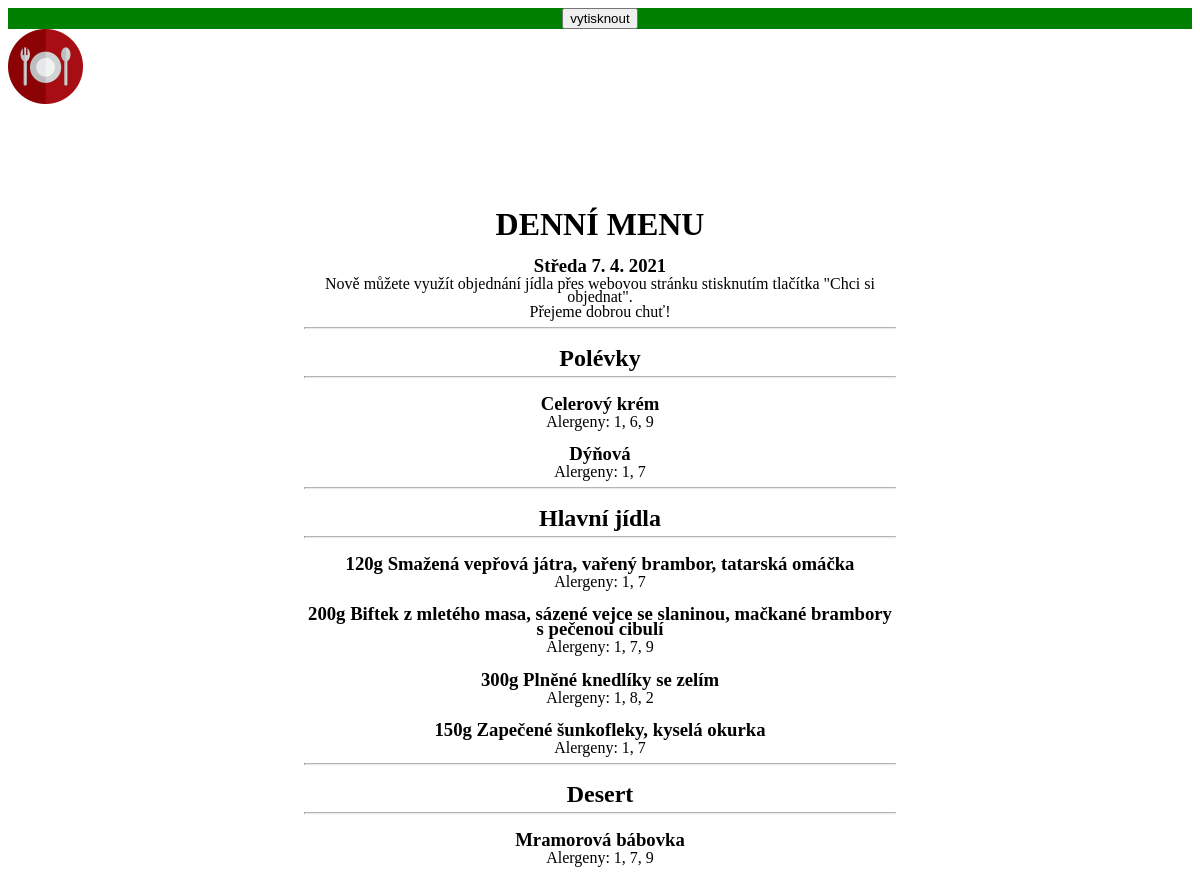
Page /print_menu/ (signed in) on the committed database.
### accounts/models.py (models this page shows)
class Menu(models.Model):
    supper1 = models.ForeignKey(
        Supper, related_name='supper1', null=True, on_delete=models.SET_NULL
    )
    supper1_portions = models.PositiveIntegerField(null=True)
    supper2 = models.ForeignKey(
        Supper, related_name='supper2', null=True, on_delete=models.SET_NULL
    )
    supper2_portions = models.PositiveIntegerField(null=True)
    meal1 = models.ForeignKey(
        Meal, related_name='meal1', null=True, on_delete=models.SET_NULL
    )
    meal1_portions = models.PositiveIntegerField(null=True)
    meal2 = models.ForeignKey(
        Meal, related_name='meal2', null=True, on_delete=models.SET_NULL
    )
    meal2_portions = models.PositiveIntegerField(null=True)
    meal3 = models.ForeignKey(
        Meal, related_name='meal3', null=True, on_delete=models.SET_NULL
    )
    meal3_portions = models.PositiveIntegerField(null=True)
    meal4 = models.ForeignKey(
        Meal, related_name='meal4', null=True, on_delete=models.SET_NULL
    )
    meal4_portions = models.PositiveIntegerField(null=True)
    desert = models.ForeignKey(Desert, null=True, on_delete=models.SET_NULL)
    day = models.CharField(max_length=1000, null=True, default='')
    info = models.TextField(max_length=2000, blank=True)

class Supper(models.Model):
    name = models.CharField(max_length=200, null=True)
    alergens = models.CharField(max_length=200, null=True)
    price = models.PositiveIntegerField(null=True, default=25)
    def __str__(self):
        return self.name

class Meal(models.Model):
    portion = models.IntegerField(null=True)
    name = models.CharField(max_length=200, null=True)
    alergens = models.CharField(max_length=200, null=True)
    price = models.PositiveIntegerField(null=True, default=110)
    def __str__(self):
        return self.name

class Desert(models.Model):
    name = models.CharField(max_length=200, null=True)
    alergens = models.CharField(max_length=200, null=True)
    def __str__(self):
        return self.name

### accounts/views.py (the view)
# urls.py: path('print_menu/', views.printMenu, name='print_menu'),
@login_required(login_url='login')
def printMenu(request):
    menu = Menu.objects.last()
    context = {'menu': menu}
    return render(request, 'accounts/print_menu.html', context)

### accounts/templates/accounts/print_menu.html (shortened to what this page needs)
{% load static %}
<head>
</head>
<body>
  <div class="print-button">
    <input type="button" onclick="printDiv('printableArea')" value="vytisknout" />
  </div>
  <div class="hero-image" id="printableArea">
    <a class="navbar-brand" href="{% url 'home' %}">
      <img src="{% static 'images/logo.png' %}" class="logo">
    </a>
    <div class="hero-text">
      <h1>DENNÍ MENU</h1>
      <h3>{{menu.day}}</h3>
      <p>{{menu.info|linebreaks}}</p>
      <hr>
      <h2 class="text-center">Polévky</h2>
      <hr>
      <h3>{{menu.supper1}}</h3>
      <p>Alergeny: {{menu.supper1.alergens}}</p>
      <h3>{{menu.supper2}}</h3>
      <p>Alergeny: {{menu.supper2.alergens}}</p>
      <hr>
      <h2>Hlavní jídla</h2>
      <hr>
      <h3>{{menu.meal1.portion}}g {{menu.meal1}} </h3>
      <p>Alergeny: {{menu.meal1.alergens}}</p>
      <h3>{{menu.meal2.portion}}g {{menu.meal2}} </h3>
      <p>Alergeny: {{menu.meal2.alergens}}</p>
      <h3>{{menu.meal3.portion}}g {{menu.meal3}} </h3>
      <p>Alergeny: {{menu.meal3.alergens}}</p>
      <h3>{{menu.meal4.portion}}g {{menu.meal4}} </h3>
      <p>Alergeny: {{menu.meal4.alergens}}</p>
      <hr>
      <h2>Desert</h2>
      <hr>
      <h3>{{menu.desert}}</h3>
      <p>Alergeny: {{menu.desert.alergens}}</p>
    </div>
  </div>
</body>

### accounts/templates/accounts/print_menu.html (style rules this page uses)
.hero-image { height: 1000px; background-position: center; background-repeat: no-repeat; background-size: cover; position: relative; }
.hero-text { text-align: center; line-height: 0.8; position: absolute; top: 50%; left: 50%; transform: translate(-50%, -50%); color: black; }
h2 { margin-bottom: 2px; }
h3 { margin-bottom: 4px; }
p { margin-bottom: 2px; margin-top: 0px; }
.print-button { background-color: green; list-style-type: none; text-align: center; margin: 0; padding: 0; }

### rows in the picture
Menu: day "Středa 7. 4. 2021", info "Nově můžete využít objednání jídla přes webovou stránku stisknutím tlačítka \"Chci si objednat\". Přejeme dobrou chuť!", supper1 "Celerový krém", supper1.alergens "1, 6, 9", supper2 "Dýňová", supper2.alergens "1, 7", meal1.portion "120", meal1 "Smažená vepřová játra, vařený brambor, tatarská omáčka", meal1.alergens "1, 7", meal2.portion "200", meal2 "Biftek z mletého masa, sázené vejce se slaninou, mačkané brambory s pečenou cibulí", meal2.alergens "1, 7, 9", meal3.portion "300", meal3 "Plněné knedlíky se zelím", meal3.alergens "1, 8, 2", meal4.portion "150", meal4 "Zapečené šunkofleky, kyselá okurka", meal4.alergens "1, 7", desert "Mramorová bábovka", desert.alergens "1, 7, 9"
